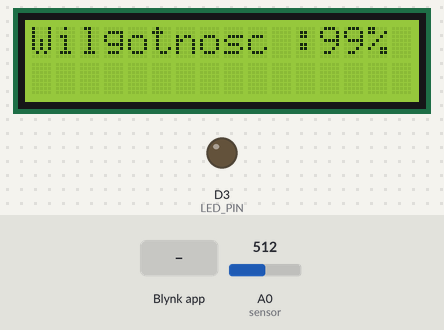
A program run on a simulated ESP8266 (NodeMCU). Parts: 16×2 character LCD, output pins drawn as LEDs (lit = HIGH). The test bench sets the inputs (shaded band); at power-on: A0 (sensor) = 512. WiFi joins after 1.5 s; servers stay silent unless stated; what the program prints to the serial monitor is not drawn.

Above: at 6.3 s.
6.4 s: Blynk app writes 1 to V1
At 7.1 s:
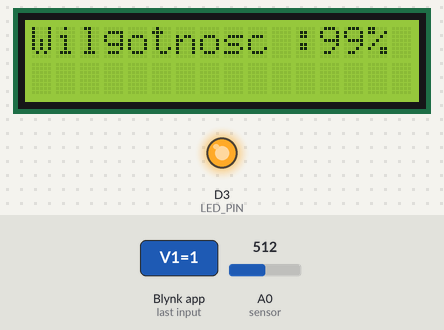
8.0 s: A0 (sensor) set to 716
At 8.7 s:
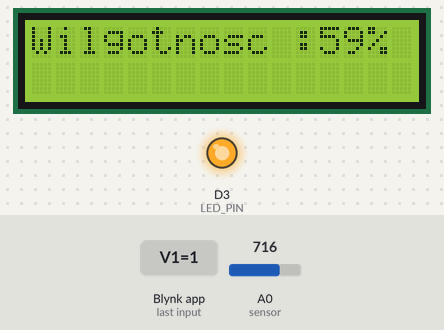
9.5 s: A0 (sensor) set to 900
At 10.4 s:
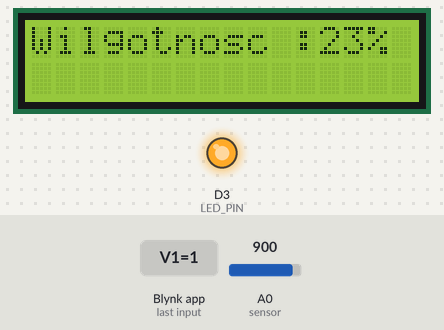
11.0 s: A0 (sensor) set to 1023
At 12.0 s:
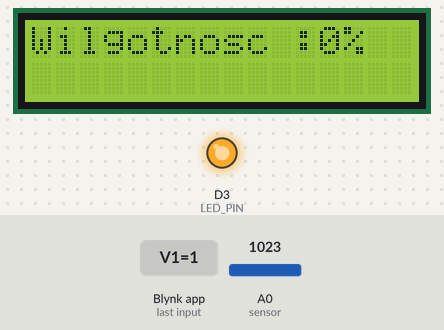
12.5 s: Blynk app writes 0 to V1
At 13.4 s:
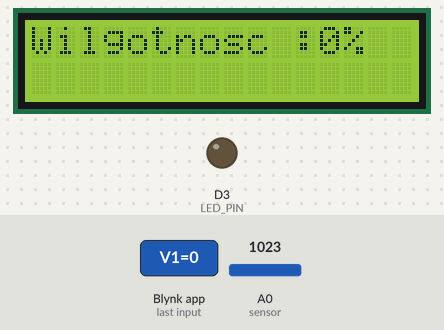
14.0 s: Blynk app writes 200 to V1
At 14.8 s:
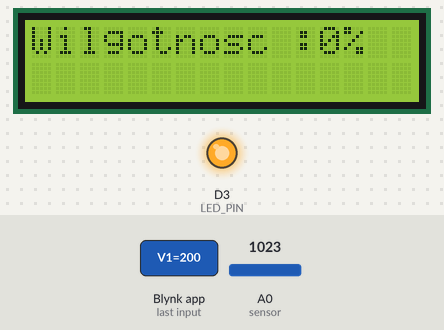
Timing chart, 0 to 16.5 s (numbered marks = the images above; inputs shaded):
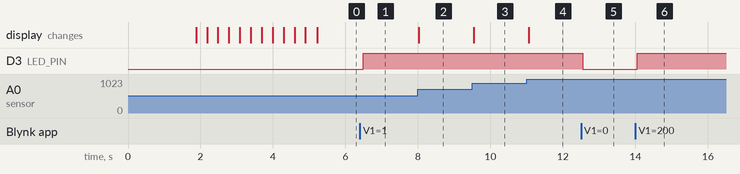

Measured:
- after the input at 6.4 s, D3 (LED_PIN): LOW → HIGH after 0.10 s
- after the input at 8.0 s, the display: changes at once (image 2)
- after the input at 9.5 s, the display: changes at once (image 3)
- after the input at 11.0 s, the display: changes after 0.05 s (image 4)
- after the input at 12.5 s, D3 (LED_PIN): HIGH → LOW after 0.05 s
- after the input at 14.0 s, D3 (LED_PIN): LOW → HIGH after 0.05 s

The program:

main.cpp
```cpp
#define BLYNK_TEMPLATE_ID "TMPL4SlVVAA8d"
#define BLYNK_TEMPLATE_NAME "System do monitorowania wilgotności gleby"

// Zdefiniowanie bibliotek
#define BLYNK_PRINT Serial
#include <Wire.h>
#include <LiquidCrystal_I2C.h>
#include <ESP8266WiFi.h>
#include <BlynkSimpleEsp8266.h>

char auth[] = "ps2ECPWncxkw6BoWMNAjcXKvdi1oj0D8";
char ssid[] = "HH71VM_2D72_2.4G";
char pass[] = "iva9i73n";

// Zdefiniowanie obiektu BlynkTimer
BlynkTimer timer;

// Zdefiniowanie pinu czujnika wilgotności gleby
#define sensor A0

// Zdefiniowanie pinu diody LED
#define LED_PIN D3

// Kalibracja - obecne wartości odczytów
const int dryValue = 1023;  // Wartość odczytu w suchym środowisku
const int currentWetValue = 512;  // Wartość odczytu przy 60%, którą teraz ustawimy na 100%

// Inicjalizacja adresu dla LiquidCrystal_I2C
LiquidCrystal_I2C lcd(0x27, 16, 2);

// Deklaracja funkcji readSensor
void readSensor();

// Zmienna do przechowywania stanu diody
bool ledState = 0;

void setup() {
  Serial.begin(9600);
  Blynk.begin(auth, ssid, pass, "blynk.cloud", 80);
  timer.setInterval(100L, readSensor); // Odświeżanie co 0,1 sekundy

  // Inicjalizacja LCD
  lcd.init();
  lcd.backlight();
  lcd.clear();
  lcd.setCursor(1, 0);
  lcd.print("Witaj!");
  for (int a = 0; a <= 10; a++) {
    lcd.setCursor(a, 1);
    lcd.print(".");
    delay(300);
  }
  lcd.clear();

  // Ustawienie pinu diody jako wyjście
  pinMode(LED_PIN, OUTPUT);
  digitalWrite(LED_PIN, LOW); // Upewnij się, że dioda jest wyłączona na początku
}

void readSensor() {
  int sensorValue = analogRead(sensor);

  // Przeskalowanie wartości do przedziału 0-100%
  int percentValue = map(sensorValue, dryValue, currentWetValue, 0, 100);
  percentValue = constrain(percentValue, 0, 100); // Ensure values are within 0-100%

  // Wysłanie wartości do Blynk
  Blynk.virtualWrite(V0, percentValue);

  // Wysyłanie wartości na Serial Monitor
  Serial.print("Raw Moisture Value: ");
  Serial.print(sensorValue);
  Serial.print(", Percent Value: ");
  Serial.print(percentValue);
  Serial.println("%");

  // Wyświeetlanie wartości z czujnika na LCD
  lcd.setCursor(0, 0);
  lcd.print("Wilgotnosc :");
  lcd.print(percentValue);
  lcd.print("% ");
  delay(200);
}

// Funkcja do obsługi przycisku Blynk na pinie V1
BLYNK_WRITE(V1) {
  int buttonValue = param.asInt(); // Odczytaj stan przycisku
  ledState = (buttonValue > 0); // Ustaw stan diody LED (0 lub 1)
  digitalWrite(LED_PIN, ledState ? HIGH : LOW); // Ustaw stan diody LED
}

void loop() {
  Blynk.run();
  timer.run();
}
```
